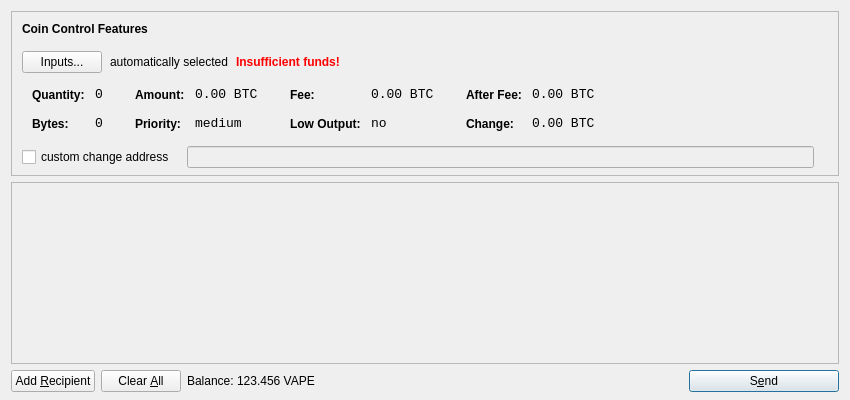
<?xml version="1.0" encoding="UTF-8"?>
<ui version="4.0">
 <class>SendCoinsDialog</class>
 <widget class="QDialog" name="SendCoinsDialog">
  <property name="geometry">
   <rect>
    <x>0</x>
    <y>0</y>
    <width>850</width>
    <height>400</height>
   </rect>
  </property>
  <property name="windowTitle">
   <string>Send Coins</string>
  </property>
  <layout class="QVBoxLayout" name="verticalLayout" stretch="0,1,0">
   <property name="bottomMargin">
    <number>8</number>
   </property>
   <item>
    <widget class="QFrame" name="frameCoinControl">
     <property name="sizePolicy">
      <sizepolicy hsizetype="Expanding" vsizetype="Expanding">
       <horstretch>0</horstretch>
       <verstretch>0</verstretch>
      </sizepolicy>
     </property>
     <property name="maximumSize">
      <size>
       <width>16777215</width>
       <height>16777215</height>
      </size>
     </property>
     <property name="frameShape">
      <enum>QFrame::StyledPanel</enum>
     </property>
     <property name="frameShadow">
      <enum>QFrame::Sunken</enum>
     </property>
     <layout class="QVBoxLayout" name="verticalLayoutCoinControl2">
      <property name="spacing">
       <number>-1</number>
      </property>
      <property name="leftMargin">
       <number>0</number>
      </property>
      <property name="topMargin">
       <number>0</number>
      </property>
      <property name="rightMargin">
       <number>0</number>
      </property>
      <property name="bottomMargin">
       <number>6</number>
      </property>
      <item>
       <layout class="QVBoxLayout" name="verticalLayoutCoinControl" stretch="0,0,0,0,1">
        <property name="spacing">
         <number>0</number>
        </property>
        <property name="leftMargin">
         <number>10</number>
        </property>
        <property name="topMargin">
         <number>10</number>
        </property>
        <item>
         <layout class="QHBoxLayout" name="horizontalLayoutCoinControl1">
          <property name="bottomMargin">
           <number>15</number>
          </property>
          <item>
           <widget class="QLabel" name="labelCoinControlFeatures">
            <property name="sizePolicy">
             <sizepolicy hsizetype="Preferred" vsizetype="Maximum">
              <horstretch>0</horstretch>
              <verstretch>0</verstretch>
             </sizepolicy>
            </property>
            <property name="font">
             <font>
              <weight>75</weight>
              <bold>true</bold>
             </font>
            </property>
            <property name="styleSheet">
             <string notr="true">font-weight:bold;</string>
            </property>
            <property name="text">
             <string>Coin Control Features</string>
            </property>
           </widget>
          </item>
         </layout>
        </item>
        <item>
         <layout class="QHBoxLayout" name="horizontalLayoutCoinControl2" stretch="0,0,0,0">
          <property name="spacing">
           <number>8</number>
          </property>
          <property name="bottomMargin">
           <number>10</number>
          </property>
          <item>
           <widget class="QPushButton" name="pushButtonCoinControl">
            <property name="styleSheet">
             <string notr="true"/>
            </property>
            <property name="text">
             <string>Inputs...</string>
            </property>
           </widget>
          </item>
          <item>
           <widget class="QLabel" name="labelCoinControlAutomaticallySelected">
            <property name="text">
             <string>automatically selected</string>
            </property>
            <property name="margin">
             <number>5</number>
            </property>
           </widget>
          </item>
          <item>
           <widget class="QLabel" name="labelCoinControlInsuffFunds">
            <property name="font">
             <font>
              <weight>75</weight>
              <bold>true</bold>
             </font>
            </property>
            <property name="styleSheet">
             <string notr="true">color:red;font-weight:bold;</string>
            </property>
            <property name="text">
             <string>Insufficient funds!</string>
            </property>
            <property name="margin">
             <number>5</number>
            </property>
           </widget>
          </item>
          <item>
           <spacer name="horizontalSpacerCoinControl">
            <property name="orientation">
             <enum>Qt::Horizontal</enum>
            </property>
            <property name="sizeHint" stdset="0">
             <size>
              <width>40</width>
              <height>1</height>
             </size>
            </property>
           </spacer>
          </item>
         </layout>
        </item>
        <item>
         <widget class="QWidget" name="widgetCoinControl" native="true">
          <property name="sizePolicy">
           <sizepolicy hsizetype="Preferred" vsizetype="Preferred">
            <horstretch>0</horstretch>
            <verstretch>0</verstretch>
           </sizepolicy>
          </property>
          <property name="minimumSize">
           <size>
            <width>0</width>
            <height>0</height>
           </size>
          </property>
          <property name="styleSheet">
           <string notr="true"/>
          </property>
          <layout class="QHBoxLayout" name="horizontalLayoutCoinControl5">
           <property name="margin">
            <number>0</number>
           </property>
           <item>
            <layout class="QHBoxLayout" name="horizontalLayoutCoinControl3" stretch="0,0,0,1">
             <property name="spacing">
              <number>20</number>
             </property>
             <property name="topMargin">
              <number>0</number>
             </property>
             <property name="bottomMargin">
              <number>10</number>
             </property>
             <item>
              <layout class="QFormLayout" name="formLayoutCoinControl1">
               <property name="horizontalSpacing">
                <number>10</number>
               </property>
               <property name="verticalSpacing">
                <number>14</number>
               </property>
               <property name="leftMargin">
                <number>10</number>
               </property>
               <property name="topMargin">
                <number>4</number>
               </property>
               <property name="rightMargin">
                <number>6</number>
               </property>
               <item row="0" column="0">
                <widget class="QLabel" name="labelCoinControlQuantityText">
                 <property name="styleSheet">
                  <string notr="true">font-weight:bold;</string>
                 </property>
                 <property name="text">
                  <string>Quantity:</string>
                 </property>
                 <property name="margin">
                  <number>0</number>
                 </property>
                </widget>
               </item>
               <item row="0" column="1">
                <widget class="QLabel" name="labelCoinControlQuantity">
                 <property name="font">
                  <font>
                   <family>Monospace</family>
                   <pointsize>10</pointsize>
                  </font>
                 </property>
                 <property name="cursor">
                  <cursorShape>IBeamCursor</cursorShape>
                 </property>
                 <property name="contextMenuPolicy">
                  <enum>Qt::ActionsContextMenu</enum>
                 </property>
                 <property name="text">
                  <string notr="true">0</string>
                 </property>
                 <property name="margin">
                  <number>0</number>
                 </property>
                 <property name="textInteractionFlags">
                  <set>Qt::LinksAccessibleByMouse|Qt::TextSelectableByKeyboard|Qt::TextSelectableByMouse</set>
                 </property>
                </widget>
               </item>
               <item row="1" column="0">
                <widget class="QLabel" name="labelCoinControlBytesText">
                 <property name="styleSheet">
                  <string notr="true">font-weight:bold;</string>
                 </property>
                 <property name="text">
                  <string>Bytes:</string>
                 </property>
                </widget>
               </item>
               <item row="1" column="1">
                <widget class="QLabel" name="labelCoinControlBytes">
                 <property name="font">
                  <font>
                   <family>Monospace</family>
                   <pointsize>10</pointsize>
                  </font>
                 </property>
                 <property name="cursor">
                  <cursorShape>IBeamCursor</cursorShape>
                 </property>
                 <property name="contextMenuPolicy">
                  <enum>Qt::ActionsContextMenu</enum>
                 </property>
                 <property name="text">
                  <string notr="true">0</string>
                 </property>
                 <property name="textInteractionFlags">
                  <set>Qt::LinksAccessibleByMouse|Qt::TextSelectableByKeyboard|Qt::TextSelectableByMouse</set>
                 </property>
                </widget>
               </item>
              </layout>
             </item>
             <item>
              <layout class="QFormLayout" name="formLayoutCoinControl2">
               <property name="horizontalSpacing">
                <number>10</number>
               </property>
               <property name="verticalSpacing">
                <number>14</number>
               </property>
               <property name="leftMargin">
                <number>6</number>
               </property>
               <property name="topMargin">
                <number>4</number>
               </property>
               <property name="rightMargin">
                <number>6</number>
               </property>
               <item row="0" column="0">
                <widget class="QLabel" name="labelCoinControlAmountText">
                 <property name="styleSheet">
                  <string notr="true">font-weight:bold;</string>
                 </property>
                 <property name="text">
                  <string>Amount:</string>
                 </property>
                 <property name="margin">
                  <number>0</number>
                 </property>
                </widget>
               </item>
               <item row="0" column="1">
                <widget class="QLabel" name="labelCoinControlAmount">
                 <property name="font">
                  <font>
                   <family>Monospace</family>
                   <pointsize>10</pointsize>
                  </font>
                 </property>
                 <property name="cursor">
                  <cursorShape>IBeamCursor</cursorShape>
                 </property>
                 <property name="contextMenuPolicy">
                  <enum>Qt::ActionsContextMenu</enum>
                 </property>
                 <property name="text">
                  <string notr="true">0.00 BTC</string>
                 </property>
                 <property name="textInteractionFlags">
                  <set>Qt::LinksAccessibleByMouse|Qt::TextSelectableByKeyboard|Qt::TextSelectableByMouse</set>
                 </property>
                </widget>
               </item>
               <item row="1" column="0">
                <widget class="QLabel" name="labelCoinControlPriorityText">
                 <property name="styleSheet">
                  <string notr="true">font-weight:bold;</string>
                 </property>
                 <property name="text">
                  <string>Priority:</string>
                 </property>
                </widget>
               </item>
               <item row="1" column="1">
                <widget class="QLabel" name="labelCoinControlPriority">
                 <property name="font">
                  <font>
                   <family>Monospace</family>
                   <pointsize>10</pointsize>
                  </font>
                 </property>
                 <property name="cursor">
                  <cursorShape>IBeamCursor</cursorShape>
                 </property>
                 <property name="contextMenuPolicy">
                  <enum>Qt::ActionsContextMenu</enum>
                 </property>
                 <property name="text">
                  <string>medium</string>
                 </property>
                 <property name="textInteractionFlags">
                  <set>Qt::LinksAccessibleByMouse|Qt::TextSelectableByKeyboard|Qt::TextSelectableByMouse</set>
                 </property>
                </widget>
               </item>
              </layout>
             </item>
             <item>
              <layout class="QFormLayout" name="formLayoutCoinControl3">
               <property name="horizontalSpacing">
                <number>10</number>
               </property>
               <property name="verticalSpacing">
                <number>14</number>
               </property>
               <property name="leftMargin">
                <number>6</number>
               </property>
               <property name="topMargin">
                <number>4</number>
               </property>
               <property name="rightMargin">
                <number>6</number>
               </property>
               <item row="0" column="0">
                <widget class="QLabel" name="labelCoinControlFeeText">
                 <property name="styleSheet">
                  <string notr="true">font-weight:bold;</string>
                 </property>
                 <property name="text">
                  <string>Fee:</string>
                 </property>
                 <property name="margin">
                  <number>0</number>
                 </property>
                </widget>
               </item>
               <item row="0" column="1">
                <widget class="QLabel" name="labelCoinControlFee">
                 <property name="font">
                  <font>
                   <family>Monospace</family>
                   <pointsize>10</pointsize>
                  </font>
                 </property>
                 <property name="cursor">
                  <cursorShape>IBeamCursor</cursorShape>
                 </property>
                 <property name="contextMenuPolicy">
                  <enum>Qt::ActionsContextMenu</enum>
                 </property>
                 <property name="text">
                  <string notr="true">0.00 BTC</string>
                 </property>
                 <property name="textInteractionFlags">
                  <set>Qt::LinksAccessibleByMouse|Qt::TextSelectableByKeyboard|Qt::TextSelectableByMouse</set>
                 </property>
                </widget>
               </item>
               <item row="1" column="0">
                <widget class="QLabel" name="labelCoinControlLowOutputText">
                 <property name="styleSheet">
                  <string notr="true">font-weight:bold;</string>
                 </property>
                 <property name="text">
                  <string>Low Output:</string>
                 </property>
                </widget>
               </item>
               <item row="1" column="1">
                <widget class="QLabel" name="labelCoinControlLowOutput">
                 <property name="font">
                  <font>
                   <family>Monospace</family>
                   <pointsize>10</pointsize>
                  </font>
                 </property>
                 <property name="cursor">
                  <cursorShape>IBeamCursor</cursorShape>
                 </property>
                 <property name="contextMenuPolicy">
                  <enum>Qt::ActionsContextMenu</enum>
                 </property>
                 <property name="text">
                  <string>no</string>
                 </property>
                 <property name="textInteractionFlags">
                  <set>Qt::LinksAccessibleByMouse|Qt::TextSelectableByKeyboard|Qt::TextSelectableByMouse</set>
                 </property>
                </widget>
               </item>
              </layout>
             </item>
             <item>
              <layout class="QFormLayout" name="formLayoutCoinControl4">
               <property name="horizontalSpacing">
                <number>10</number>
               </property>
               <property name="verticalSpacing">
                <number>14</number>
               </property>
               <property name="leftMargin">
                <number>6</number>
               </property>
               <property name="topMargin">
                <number>4</number>
               </property>
               <property name="rightMargin">
                <number>6</number>
               </property>
               <item row="0" column="0">
                <widget class="QLabel" name="labelCoinControlAfterFeeText">
                 <property name="styleSheet">
                  <string notr="true">font-weight:bold;</string>
                 </property>
                 <property name="text">
                  <string>After Fee:</string>
                 </property>
                 <property name="margin">
                  <number>0</number>
                 </property>
                </widget>
               </item>
               <item row="0" column="1">
                <widget class="QLabel" name="labelCoinControlAfterFee">
                 <property name="font">
                  <font>
                   <family>Monospace</family>
                   <pointsize>10</pointsize>
                  </font>
                 </property>
                 <property name="cursor">
                  <cursorShape>IBeamCursor</cursorShape>
                 </property>
                 <property name="contextMenuPolicy">
                  <enum>Qt::ActionsContextMenu</enum>
                 </property>
                 <property name="text">
                  <string notr="true">0.00 BTC</string>
                 </property>
                 <property name="textInteractionFlags">
                  <set>Qt::LinksAccessibleByMouse|Qt::TextSelectableByKeyboard|Qt::TextSelectableByMouse</set>
                 </property>
                </widget>
               </item>
               <item row="1" column="0">
                <widget class="QLabel" name="labelCoinControlChangeText">
                 <property name="styleSheet">
                  <string notr="true">font-weight:bold;</string>
                 </property>
                 <property name="text">
                  <string>Change:</string>
                 </property>
                </widget>
               </item>
               <item row="1" column="1">
                <widget class="QLabel" name="labelCoinControlChange">
                 <property name="font">
                  <font>
                   <family>Monospace</family>
                   <pointsize>10</pointsize>
                  </font>
                 </property>
                 <property name="cursor">
                  <cursorShape>IBeamCursor</cursorShape>
                 </property>
                 <property name="contextMenuPolicy">
                  <enum>Qt::ActionsContextMenu</enum>
                 </property>
                 <property name="text">
                  <string notr="true">0.00 BTC</string>
                 </property>
                 <property name="textInteractionFlags">
                  <set>Qt::LinksAccessibleByMouse|Qt::TextSelectableByKeyboard|Qt::TextSelectableByMouse</set>
                 </property>
                </widget>
               </item>
              </layout>
             </item>
            </layout>
           </item>
          </layout>
         </widget>
        </item>
        <item>
         <layout class="QHBoxLayout" name="horizontalLayoutCoinControl4" stretch="0,0,0">
          <property name="spacing">
           <number>12</number>
          </property>
          <property name="sizeConstraint">
           <enum>QLayout::SetDefaultConstraint</enum>
          </property>
          <property name="topMargin">
           <number>5</number>
          </property>
          <property name="rightMargin">
           <number>5</number>
          </property>
          <item>
           <widget class="QCheckBox" name="checkBoxCoinControlChange">
            <property name="text">
             <string>custom change address</string>
            </property>
           </widget>
          </item>
          <item>
           <widget class="QLineEdit" name="lineEditCoinControlChange">
            <property name="enabled">
             <bool>false</bool>
            </property>
            <property name="sizePolicy">
             <sizepolicy hsizetype="Expanding" vsizetype="Fixed">
              <horstretch>0</horstretch>
              <verstretch>0</verstretch>
             </sizepolicy>
            </property>
           </widget>
          </item>
          <item>
           <widget class="QLabel" name="labelCoinControlChangeLabel">
            <property name="sizePolicy">
             <sizepolicy hsizetype="Preferred" vsizetype="Expanding">
              <horstretch>0</horstretch>
              <verstretch>0</verstretch>
             </sizepolicy>
            </property>
            <property name="minimumSize">
             <size>
              <width>0</width>
              <height>0</height>
             </size>
            </property>
            <property name="text">
             <string/>
            </property>
            <property name="margin">
             <number>3</number>
            </property>
           </widget>
          </item>
         </layout>
        </item>
        <item>
         <spacer name="verticalSpacerCoinControl">
          <property name="orientation">
           <enum>Qt::Vertical</enum>
          </property>
          <property name="sizeHint" stdset="0">
           <size>
            <width>800</width>
            <height>1</height>
           </size>
          </property>
         </spacer>
        </item>
       </layout>
      </item>
     </layout>
    </widget>
   </item>
   <item>
    <widget class="QScrollArea" name="scrollArea">
     <property name="widgetResizable">
      <bool>true</bool>
     </property>
     <widget class="QWidget" name="scrollAreaWidgetContents">
      <property name="geometry">
       <rect>
        <x>0</x>
        <y>0</y>
        <width>830</width>
        <height>165</height>
       </rect>
      </property>
      <layout class="QVBoxLayout" name="verticalLayout_2">
       <property name="margin">
        <number>0</number>
       </property>
       <item>
        <layout class="QVBoxLayout" name="entries">
         <property name="spacing">
          <number>6</number>
         </property>
        </layout>
       </item>
       <item>
        <spacer name="verticalSpacer">
         <property name="orientation">
          <enum>Qt::Vertical</enum>
         </property>
         <property name="sizeHint" stdset="0">
          <size>
           <width>20</width>
           <height>40</height>
          </size>
         </property>
        </spacer>
       </item>
      </layout>
     </widget>
    </widget>
   </item>
   <item>
    <layout class="QHBoxLayout" name="horizontalLayout">
     <item>
      <widget class="QPushButton" name="addButton">
       <property name="toolTip">
        <string>Send to multiple recipients at once</string>
       </property>
       <property name="text">
        <string>Add &amp;Recipient</string>
       </property>
       <property name="icon">
        <iconset resource="../bitcoin.qrc">
         <normaloff>:/icons/add</normaloff>:/icons/add</iconset>
       </property>
       <property name="autoDefault">
        <bool>false</bool>
       </property>
      </widget>
     </item>
     <item>
      <widget class="QPushButton" name="clearButton">
       <property name="sizePolicy">
        <sizepolicy hsizetype="Minimum" vsizetype="Fixed">
         <horstretch>0</horstretch>
         <verstretch>0</verstretch>
        </sizepolicy>
       </property>
       <property name="toolTip">
        <string>Remove all transaction fields</string>
       </property>
       <property name="text">
        <string>Clear &amp;All</string>
       </property>
       <property name="icon">
        <iconset resource="../bitcoin.qrc">
         <normaloff>:/icons/remove</normaloff>:/icons/remove</iconset>
       </property>
       <property name="autoRepeatDelay">
        <number>300</number>
       </property>
       <property name="autoDefault">
        <bool>false</bool>
       </property>
      </widget>
     </item>
     <item>
      <layout class="QHBoxLayout" name="horizontalLayout_2">
       <property name="spacing">
        <number>3</number>
       </property>
       <item>
        <widget class="QLabel" name="label">
         <property name="text">
          <string>Balance:</string>
         </property>
        </widget>
       </item>
       <item>
        <widget class="QLabel" name="labelBalance">
         <property name="cursor">
          <cursorShape>IBeamCursor</cursorShape>
         </property>
         <property name="text">
          <string>123.456 VAPE</string>
         </property>
         <property name="textInteractionFlags">
          <set>Qt::LinksAccessibleByMouse|Qt::TextSelectableByKeyboard|Qt::TextSelectableByMouse</set>
         </property>
        </widget>
       </item>
      </layout>
     </item>
     <item>
      <spacer name="horizontalSpacer">
       <property name="orientation">
        <enum>Qt::Horizontal</enum>
       </property>
       <property name="sizeHint" stdset="0">
        <size>
         <width>40</width>
         <height>20</height>
        </size>
       </property>
      </spacer>
     </item>
     <item>
      <widget class="QPushButton" name="sendButton">
       <property name="minimumSize">
        <size>
         <width>150</width>
         <height>0</height>
        </size>
       </property>
       <property name="toolTip">
        <string>Confirm the send action</string>
       </property>
       <property name="text">
        <string>S&amp;end</string>
       </property>
       <property name="icon">
        <iconset resource="../bitcoin.qrc">
         <normaloff>:/icons/send</normaloff>:/icons/send</iconset>
       </property>
       <property name="default">
        <bool>true</bool>
       </property>
      </widget>
     </item>
    </layout>
   </item>
  </layout>
 </widget>
 <resources>
  <include location="../bitcoin.qrc"/>
 </resources>
 <connections/>
</ui>
